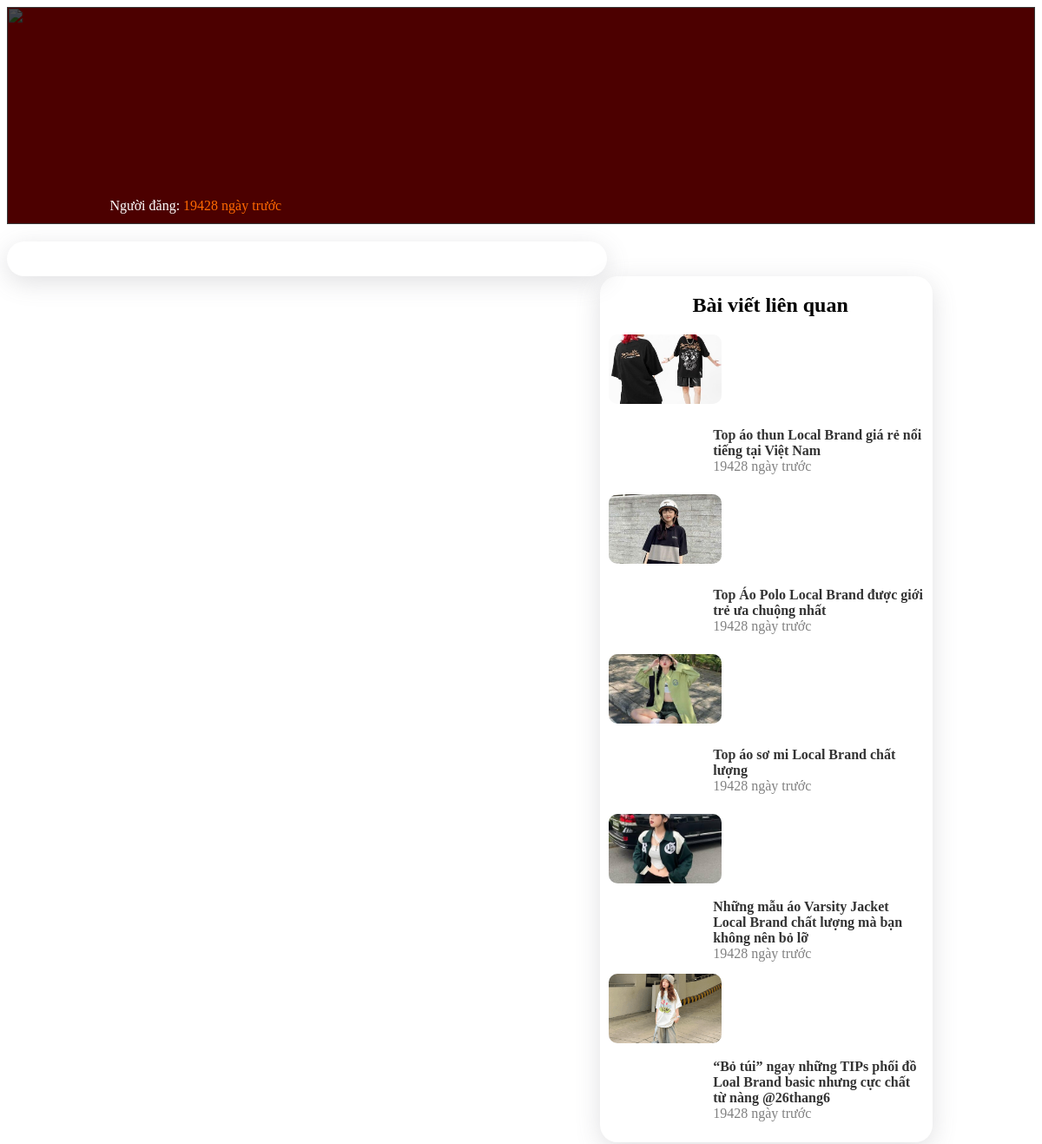
Screenshot of /chuc_nang/bai_viet/xuat_bai_viet.php with the database file from the repository.
### tables this page shows
CREATE TABLE `bai_viet` (
  `id` int(11) NOT NULL,
  `tieu_de` longtext NOT NULL,
  `anh` varchar(256) NOT NULL,
  `noi_dung` longtext NOT NULL,
  `tac_gia` varchar(500) NOT NULL,
  `lien_ket` varchar(500) NOT NULL,
  `time` int(255) NOT NULL
);

### chuc_nang/bai_viet/xuat_bai_viet.php (the view, shortened to what this page needs)
<?php
	$id=$_GET['id'];
	$tv="select * from bai_viet where id='$id'";
	$tv_1=mysqli_query($conn,$tv);
	$tv_2=mysqli_fetch_array($tv_1);
    $link_anh="hinh_anh/bai_viet/".$tv_2['anh'];
	$tac_gia=$tv_2['tac_gia'];
	$tv_bv="select * from bai_viet where id !='$id' order by id limit 5";
	$tv_bv1=mysqli_query($conn,$tv_bv);
?>
<div class="wrapper">
		<div class="banner_bv">
			<img src="<?php echo $link_anh; ?>" class="post_image">
			<div class="banner_bv overlay">
				<div class="post-info">
					<i class="glyphicon glyphicon-user"></i> Người đăng: <span><?php echo $tac_gia ?></span>
					<i class="glyphicon glyphicon-time"></i> <span><?php include('time_post.php'); ?></span>
				</div>
			</div>
		</div>
				<div class="content">
					<div class="content_left">
					</div>
			<div class="sidebar">
				<h2>Bài viết liên quan</h2>
				<ul>
					<?php
						while($tv_bv2=mysqli_fetch_array($tv_bv1))
						{
							$link_menu = "xuat-bai-viet/".$tv_bv2['id'].".html";
							$link_anh="hinh_anh/bai_viet/".$tv_bv2['anh'];
							$tieu_de=$tv_bv2['tieu_de'];
							echo '<li><a href="'.$link_menu.'">';
							echo '<img class="post_image_2"src="'.$link_anh.'">';
							echo '<div class="sidebar title_post">';
							echo ''.$tieu_de.'<BR>';
							echo '<div class="time">';
							include('time_post.php');
							echo '</div>';
							echo '</div>';
							echo '</a></li>';
						}
					?>
				</ul>
			</div>
		</div>
	</div>

### chuc_nang/bai_viet/time_post.php (shortened to what this page needs)
<?php
    $timestamp = $tv_2['time'];
    $current_time = time();
    $time_diff = $current_time - $timestamp;
    if ($time_diff < 60) {
      echo 'Vừa xong';
    } elseif ($time_diff < 3600) {
      $minutes_ago = floor($time_diff / 60);
      echo $minutes_ago . ' phút trước';
    } elseif ($time_diff < 86400) {
      $hours_ago = floor($time_diff / 3600);
      echo $hours_ago . ' giờ trước';
    } else {
      $days_ago = floor($time_diff / 86400);
      echo $days_ago . ' ngày trước';
    }
?>

### chuc_nang/bai_viet/xuat_bai_viet.php (style rules this page uses)
.wrapper { width: 100%; margin:0 auto; }
.banner_bv { width:100%; height:250px; background:red; position: relative; }
.banner_bv img { width: 100%; height: 100%; top:0; left:0; position: absolute; object-fit: cover; object-position: top calc(50% - 200px); }
.overlay { background-color: rgba(0, 0, 0, 0.7); width: 100%; height: 100%; top:0; left:0; position: absolute; z-index: 1; }
.post-info { position: absolute; width:80%; bottom: 5%; left: 50%; transform: translateX(-50%); color:#fff; }
.post-info span { color:rgba(255,105,0,1); }
.content { width: 90%; margin: 0 auto; float:left; padding: 20px 0; }
.content_left { width: 63%; max-width: 63%; text-align:left; float:left; padding: 10px; border-radius:20px ; box-shadow: rgba(100, 100, 111, 0.2) 0px 7px 29px 0px; }
h2 { font-size: 24px; font-weight: bold; margin-bottom: 20px; }
.sidebar { border-radius:20px ; box-shadow: rgba(100, 100, 111, 0.2) 0px 7px 29px 0px; padding:0 0 10px 10px; width: 35%; float:right; display:flex; text-align:left; justify-content:center; flex-direction: column; }
.sidebar h2 { text-align: center; margin-bottom: 20px; }
.sidebar ul { list-style-type: none; margin: 0; padding: 0; }
.sidebar ul li { margin-bottom: 20px; }
.sidebar ul li a { color: #333; text-decoration: none; }
.post_image_2 { object-fit:cover; width: 35%; height:80px; border-radius:10px; }
.title_post { box-shadow: none; padding: 10px; width: 65%; height:80px; font-weight:bold; }
.time { color: gray; font-weight:400; }

### rows the page displays
bai_viet: anh (picture), tieu_de "Top áo thun Local Brand giá rẻ nổi tiếng tại Việt Nam"
bai_viet: anh (picture), tieu_de "Top Áo Polo Local Brand được giới trẻ ưa chuộng nhất"
bai_viet: anh (picture), tieu_de "Top áo sơ mi Local Brand chất lượng"
bai_viet: anh (picture), tieu_de "Những mẫu áo Varsity Jacket Local Brand chất lượng mà bạn không nên bỏ lỡ"
bai_viet: anh (picture), tieu_de "“Bỏ túi” ngay những TIPs phối đồ Loal Brand basic nhưng cực chất từ nàng @26thang6"
